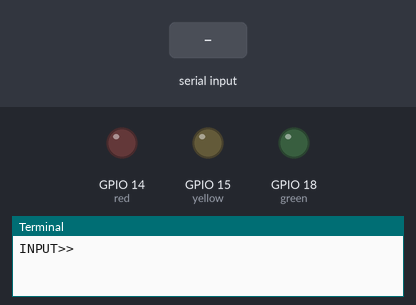
Recording of a program running on a simulated Raspberry Pi (BCM pin numbers). Shown: output pins drawn as LEDs (lit = HIGH), the last lines printed to the terminal. Inputs (shaded band) come from the test bench. At 8.8 s the program stops and its outputs stay as they are.

Above: at 1.2 s.
1.3 s: "1" typed at the terminal, then Enter
At 2.5 s:
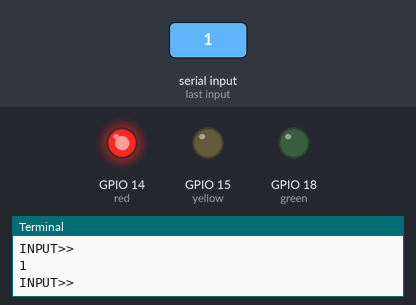
2.8 s: "2" typed at the terminal, then Enter
At 3.8 s:
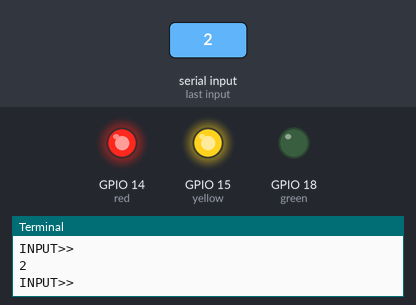
4.3 s: "3" typed at the terminal, then Enter
At 4.9 s:
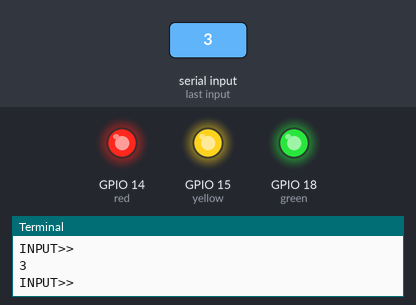
5.8 s: "1" typed at the terminal, then Enter
At 6.1 s:
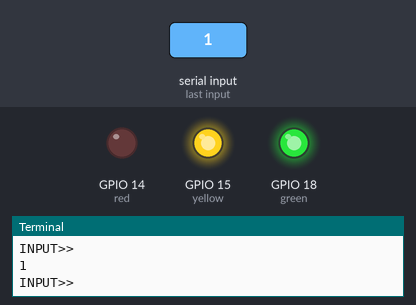
7.3 s: "2" typed at the terminal, then Enter
At 8.4 s:
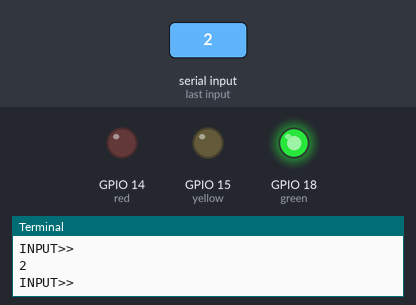
8.8 s: "5" typed at the terminal, then Enter
At 9.6 s:
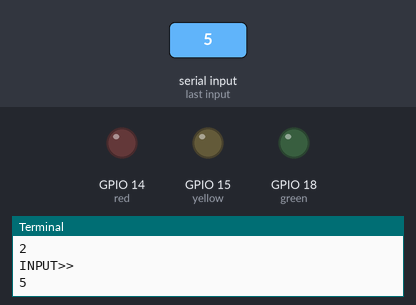
Timing chart, 0 to 10.3 s (numbered marks = the images above; inputs shaded):
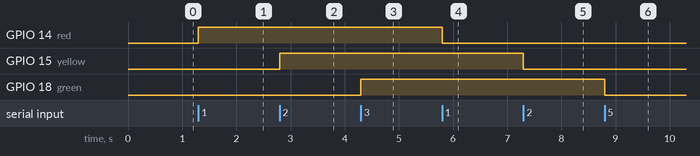

The program:

assign2._led2.py
```python
from gpiozero import LED
from time import sleep

red = LED(14) #GPIO pin number
yellow = LED(15)
green = LED(18)

while True:
    cmd = int(input("INPUT>> "))

    if cmd==1:
        if red.value==1:
            red.off()
        else:
            red.on()

    elif cmd==2:
        if yellow.value==1:
            yellow.off()
        else:
            yellow.on()

    elif cmd==3:
        if green.value==1:
            green.off()
        else :
            green.on()
    else:
        break
```

Measured:
- after the input at 1.3 s, GPIO 14 (red): LOW → HIGH at once
- after the input at 2.8 s, GPIO 15 (yellow): LOW → HIGH at once
- after the input at 4.3 s, GPIO 18 (green): LOW → HIGH at once
- after the input at 5.8 s, GPIO 14 (red): HIGH → LOW at once
- after the input at 7.3 s, GPIO 15 (yellow): HIGH → LOW at once
- after the input at 8.8 s, GPIO 18 (green): HIGH → LOW at once
